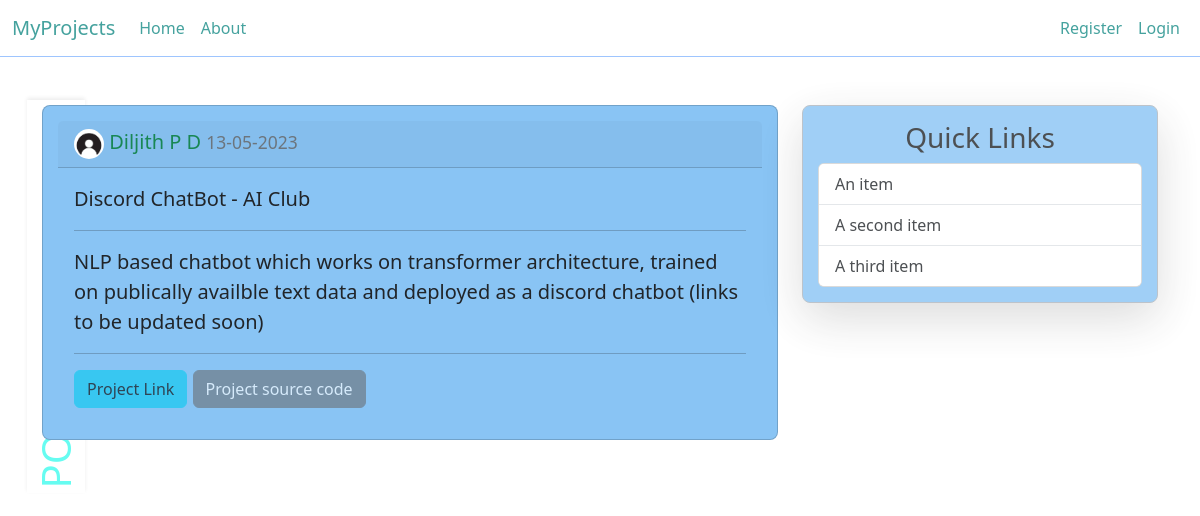
/posts/6, run on the app's committed database.
### myProjects/models.py (models this page shows, shortened)
class User(db.Model, UserMixin):
    id = db.Column(db.Integer, primary_key = True)
    username = db.Column(db.String(20), unique = True, nullable = False)
    email = db.Column(db.String(120), unique = True, nullable = False)
    image_file = db.Column(db.String(20), nullable = False, default = 'default.jpg')
    password = db.Column(db.String(60), nullable = False)
    posts = db.relationship('Post', backref = 'author', lazy = True)

class Post(db.Model):
    id = db.Column(db.Integer, primary_key = True)
    title = db.Column(db.String(100), nullable = False)
    date_posted = db.Column(db.DateTime(), nullable = False, default = datetime.utcnow)
    content = db.Column(db.Text, nullable = False)
    user_id = db.Column(db.Integer, db.ForeignKey('user.id'), nullable = False)
    link  = db.Column(db.String(300), nullable = True)
    source_code = db.Column(db.String(300), nullable = True)
    def __repr__(self):
        return f"Post('{self.id}', '{self.title}', '{self.date_posted}', '{self.user_id}')"

### myProjects/posts/routes.py (the view)
@posts.route('/posts/<int:post_id>')
def post(post_id):
    post = Post.query.get_or_404(post_id)
    print(post)
    return render_template('post.html', post = post, page_details = f"Post by {post.author.username}")

### myProjects/templates/post.html (shortened to what this page needs)
{% extends 'layout.html' %}
{% block content %}
    <div class="main-content card">
        <h5 class="card-header">
            <img class = "small-image" src = "{{url_for('static', filename = 'images/' + post.author.image_file)}}">
            <span class = "text-success">
                {{post.author.username}}
            </span>
            <small class = "text-secondary">
                {{post.date_posted.strftime("%d-%m-%Y")}}
            </small>
        </h5>
        <div class="card-body">
            <blockquote class="blockquote mb-0">
                <p class = "card-text">
                    {{post.title}}
                </p>
                <hr>
                <p class = "card-text">
                    {{post.content}}
                </p>
                <hr>
                <div class="button-group">
                    <a href="{{post.link}}" target = "_blank" class = "btn btn-info {% if not post.link %} disabled {% endif %}">
                      Project Link
                    </a>
                    <a href="{{post.source_code}}" target = "_blank" class = "btn btn-secondary {% if not post.source_code %} disabled {% endif %}">
                        Project source code
                    </a>
                  </div>
            </blockquote>
        </div>
    </div>
{% endblock %}

### myProjects/static/main.css (style rules this page uses)
body { margin-top : 100px; background-image: url('images/background.jpg'); background-size: cover; }
.main-content { padding : 15px 15px 15px 15px; border-radius: 8px; background-color: rgba(137, 196, 244, 1); margin-top : 5px; }
.small-image { height: 30px; width: 30px; border-radius : 15px; object-fit: cover; }

### data on the page
User: image_file (placeholder picture), author.username "Diljith P D"
Post: date_posted "13-05-2023", title "Discord ChatBot - AI Club", content "NLP based chatbot which works on transformer architecture, trained on publically availble text data and deployed as a discord chatbot (links to be updated soon)"
